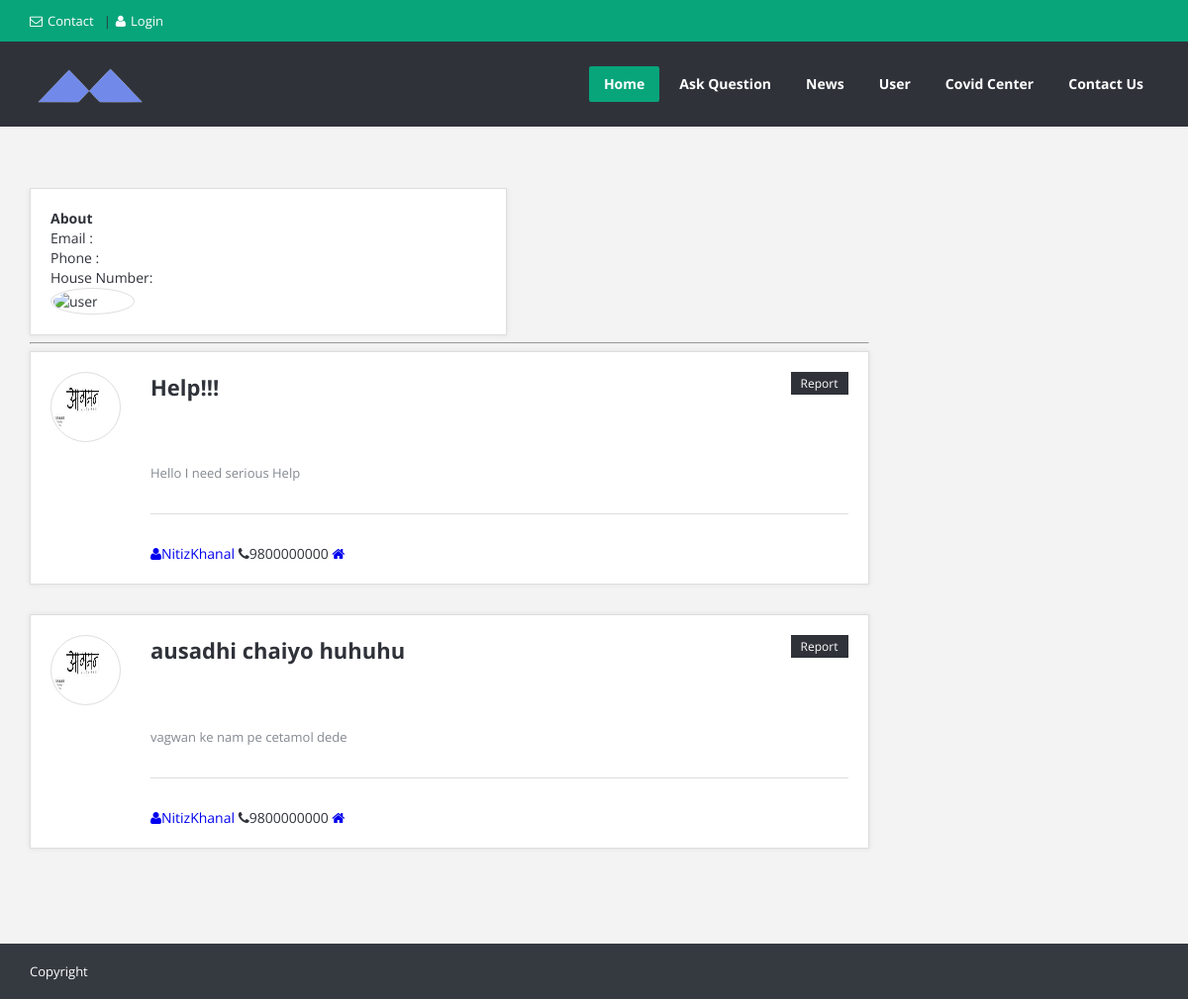
Page /users/profile/NitizKhanal on the committed database.
### posts/models.py (models this page shows, shortened)
class Post(models.Model):
    title = models.CharField(max_length=100)
    content = models.TextField()
    date_posted = models.DateTimeField(default = timezone.now)
    author = models.ForeignKey(User, on_delete = models.CASCADE)
    settled = models.BooleanField(default=False)

### users/models.py (models this page shows, shortened)
class Profile(models.Model):
    user = models.OneToOneField(User, on_delete=models.CASCADE, null=True, blank=True)
    image = models.ImageField(default='default.jpg', upload_to='profile_pics')
    contact = models.CharField(max_length = 10, default = "Not entered")
    address = models.CharField(max_length=50, default = "Not entered")
    Gcode = models.CharField(max_length = 5, default = "Not entered")

### users/views.py (the view)
# urls.py: path('profile/<str:username>', UserPostListView.as_view(), name='user-profile'),
class UserPostListView(ListView):
    model = Post
    context_object_name = 'posts'
    template_name = 'users/user_profile.html'
    paginate_by = 2
    def get_queryset(self):
        user = get_object_or_404(User, username = self.kwargs.get('username'))
        return Post.objects.filter(author = user).order_by('-date_posted')

### users/templates/users/user_profile.html (shortened to what this page needs)
{% extends 'posts/base.html' %}
{% block content %}
	<section class="container main-content">
		<div class="row">
			<div class="col-md-9">
				<div class="row">
					<div class="user-profile">
						<div class="col-md-7">
							<div class="page-content">
								<h1><b>About {{ user.username }}</b></h1>
								<h3>Email : <a href = "mailto: {{user.email}}">{{ user.email }}</a></h3>
								<h3>Phone : {{ user.profile.contact }}</h3>
								<h3>House Number: {{ user.profile.gharNo }}</h3>
								<div class="user-profile-img"><img width="80" height="60"
								 src="{{user.profile.image.url}}" alt="user">
								</div>
							</div>
						</div>
						<div class="col-md-12">
							<hr/>
							{% for post in posts %}
							<article class="question question-type-normal">
								<h2>
									<a href="{% url 'post-details' post.id %}">{{post.title}}</a>
								</h2>
								<a class="question-report" href="#">Report</a>
								<div class="question-author">
									<a href="#" original-title="ahmed" class="question-author-img tooltip-n"><img alt="" src="{{ post.author.profile.image.url }}"></a>
								</div>
								<div class="question-inner">
									<p class="question-desc">{{ post.content }}</p>
										<span class=""><a href="#"><i class="icon-user"></i>{{post.author.username}}</a></span>
										<span class=""><i class="icon-phone"></i>{{ post.author.profile.contact }}</span>
										<span class=""><a href="#"><i class="icon-home"></i>{{ post.author.profile.gharNo}}</a></span>
								</div>
							</article>
							{% endfor %}
						</div>
					</div>
				</div>
			</div>
		</div>
	</section>
{% endblock %}

### posts/templates/posts/base.html (shortened to what this page needs)
{% load static %}
<!DOCTYPE html>
<html lang="en">
<head>
	<link rel="stylesheet" href="{% static 'posts/style.css' %}">
	<link rel="stylesheet" href="{% static 'posts/css/responsive.css' %}">
	<link rel="stylesheet" href="{% static 'posts/css/contents.css' %}">
</head>
<body>
<div id="wrap" class="grid_1200">
    	<div id="header-top">
		<section class="container clearfix">
			<nav class="header-top-nav">
				<ul>
					<li><a href="{% url 'contact' %}"><i class="icon-envelope"></i>Contact</a></li>
					{% if user.is_authenticated %}
					<li><a href="{% url 'logout' %}" id="login-panel"><i class="icon-user"></i>Logout</a></li>
					{% else %}
					<li><a href="{% url 'login' %}" id="login-panel"><i class="icon-user"></i>Login</a></li>
					{% endif %}
				</ul>
			</nav>
		</section>
	</div>
	<header id="header">
		<section class="container clearfix">
			<div class="logo"><a href="{% url 'home' %}"><img alt="" src="{% static 'posts/images/logo.png'%}"></a></div>
			<nav class="navigation">
				<ul>
					<li class="current_page_item"><a href="{% url 'home' %}">Home</a>
					</li>
					<li class="ask_question"><a href="{% url 'post-create' %}">Ask Question</a></li>
					<li><a href="https://www.neplinews.com" target="blank">News</a></li>
					{% if user.is_authenticated %}
					<li><a href="{% url 'user-profile' user.username%}">{{user.username}}</a>
					{% else %}
					<li><a href="{% url 'login'%}">User</a></li>
					{% endif%}
					<li><a href="{% url 'covid'%}">Covid Center</a></li>
					<li><a href="{% url 'contact'%}">Contact Us</a></li>
				</ul>
			</nav>
		</section>
	</header>
    {% block content %}{% endblock %}
</div>
</body>
<footer id="footer-bottom">
		<section class="container">
			<div class="copyrights f_left">Copyright<a href="#"></a></div>
		</section>
	</footer>
</html>

### posts/static/posts/css/responsive.css (style rules this page uses)
@media (min-width: 1200px) { .grid_1200 .navigation > ul > li > a { padding: 0 15px; } }

### posts/static/posts/css/contents.css (style rules this page uses)
.container.main-content { margin-top: 10%; padding-bottom:3%; position: relative; z-index: 991; }
.page-content,.about-author,.user-question,#related-posts { -moz-box-sizing: border-box; -webkit-box-sizing: border-box; box-sizing: border-box; padding: 20px; border: 1px solid #dedede; background: #FFF; -moz-box-shadow: 0 0 5px #dedede; -webkit-box-shadow: 0 0 5px #dedede; box-shadow: 0 0 5px #dedede; }
.page-content { overflow: hidden; height: 100%; }
.question { -moz-box-sizing: border-box; -webkit-box-sizing: border-box; box-sizing: border-box; margin-bottom: 30px; padding: 20px; border: 1px solid #dedede; background: #FFF; -moz-box-shadow: 0 0 5px #dedede; -webkit-box-shadow: 0 0 5px #dedede; box-shadow: 0 0 5px #dedede; position: relative; }
.question-inner { position: relative; margin-left: 101px; }
.question-author { position: absolute; top: 20px; left: 20px; float: left; text-align: center; width: 71px; height: 71px; overflow: hidden; padding: 2px; border: 1px solid #dedede; -moz-border-radius: 50%; -webkit-border-radius: 50%; border-radius: 50%; }
.question-author img { width: 65px; height: 65px; overflow: hidden; -moz-border-radius: 50%; -webkit-border-radius: 50%; border-radius: 50%; }
.question-author-img { position: relative; display: block; }
.question h2 { margin: 0 0 30px 101px; color: #474D5D; overflow: hidden; font-size: 22px; font-weight: bold; padding-right: 161px; }
.question h2 a { color: #2f3239; }
.question-report { float: right; font-size: 12px; background-color: #2f3239; padding: 4px 10px; position: absolute; top: 20px; right: 20px; height: 23px; line-height: 15px; }
.question-desc { margin-bottom: 20px; padding-bottom: 30px; line-height: 22px; font-size: 13px; border-bottom: 1px solid #dedede; color: #848991; }
.user-profile { overflow: hidden; height: 100%; position: relative; }
.user-profile .col-md-12 { margin-bottom: 30px; }
.user-profile p { margin: 30px 0; font-weight: normal; color: #848991; }
.user-profile-img { width: 85px; float: left; margin-right: 15px; padding: 2px; border: 1px solid #e0e0e0; background-color: #FFF; -moz-border-radius: 50%; -webkit-border-radius: 50%; border-radius: 50%; }
.user-profile-img img { width: 100%; -moz-border-radius: 50%; -webkit-border-radius: 50%; border-radius: 50%; }
#footer-bottom { background-color: #353940; padding: 16px 0; font-size: 12px; line-height: 24px; }
.copyrights { font-size: 13px; }

### posts/static/posts/css/base.css (style rules this page uses)
html, body, div, span, applet, object, iframe, h1, h2, h3, h4, h5, h6, p, blockquote, pre, a, abbr, acronym, address, big, cite, code, del, dfn, em, img, ins, kbd, q, s, samp, small, strike, strong, sub, sup, tt, var, b, u, i, center, dl, dt, dd, ol, ul, li, fieldset, form, label, legend, table, caption, tbody, tfoot, thead, tr, th, td, article, aside, canvas, details, embed, figure, figcaption, footer, header, hgroup, menu, nav, output, ruby, section, summary, time, mark, audio, video { margin: 0; padding: 0; border: 0; font-size: 100%; font: inherit; vertical-align: baseline; }
body { font-size: 14px; line-height: 22px; }
article, aside, details, figcaption, figure, footer, header, hgroup, menu, nav, section { display: block; }
ol, ul, li { list-style: none; }
p { margin: 0 0 20px 0; line-height: 22px; }
html { -webkit-text-size-adjust: none; }
* { outline: none; }
body,.qoute p,input,.button,label,.more,blockquote,.widget ul li,textarea { font-family: "Open Sans", Arial, sans-serif; }
.f_left { float: left !important; }

### rows in the picture
Post: title "Help!!!", author.profile.image (placeholder picture), content "Hello I need serious Help", author.username "NitizKhanal", author.profile.contact "9800000000"
Post: title "ausadhi chaiyo huhuhu", author.profile.image (placeholder picture), content "vagwan ke nam pe cetamol dede", author.username "NitizKhanal", author.profile.contact "9800000000"
